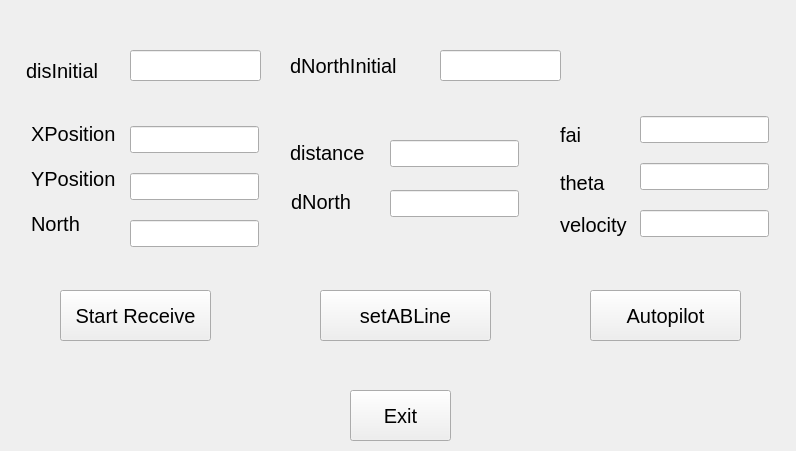
<?xml version="1.0" encoding="UTF-8"?>
<ui version="4.0">
 <class>widgetClass</class>
 <widget class="QWidget" name="widgetClass">
  <property name="geometry">
   <rect>
    <x>0</x>
    <y>0</y>
    <width>796</width>
    <height>451</height>
   </rect>
  </property>
  <property name="windowTitle">
   <string>Widget</string>
  </property>
  <property name="locale">
   <locale language="Chinese" country="China"/>
  </property>
  <widget class="QPushButton" name="setABLineButton">
   <property name="geometry">
    <rect>
     <x>320</x>
     <y>290</y>
     <width>171</width>
     <height>51</height>
    </rect>
   </property>
   <property name="font">
    <font>
     <pointsize>15</pointsize>
    </font>
   </property>
   <property name="text">
    <string>setABLine</string>
   </property>
  </widget>
  <widget class="QPushButton" name="recvButton">
   <property name="geometry">
    <rect>
     <x>60</x>
     <y>290</y>
     <width>151</width>
     <height>51</height>
    </rect>
   </property>
   <property name="font">
    <font>
     <pointsize>15</pointsize>
    </font>
   </property>
   <property name="styleSheet">
    <string notr="true"/>
   </property>
   <property name="text">
    <string>Start Receive</string>
   </property>
  </widget>
  <widget class="QPushButton" name="pilotButton">
   <property name="geometry">
    <rect>
     <x>590</x>
     <y>290</y>
     <width>151</width>
     <height>51</height>
    </rect>
   </property>
   <property name="font">
    <font>
     <pointsize>15</pointsize>
    </font>
   </property>
   <property name="text">
    <string>Autopilot</string>
   </property>
  </widget>
  <widget class="QPushButton" name="exitButton">
   <property name="geometry">
    <rect>
     <x>350</x>
     <y>390</y>
     <width>101</width>
     <height>51</height>
    </rect>
   </property>
   <property name="font">
    <font>
     <pointsize>15</pointsize>
    </font>
   </property>
   <property name="text">
    <string>Exit</string>
   </property>
  </widget>
  <widget class="QLabel" name="deInitialLabel">
   <property name="geometry">
    <rect>
     <x>26</x>
     <y>55</y>
     <width>161</width>
     <height>31</height>
    </rect>
   </property>
   <property name="font">
    <font>
     <pointsize>15</pointsize>
    </font>
   </property>
   <property name="locale">
    <locale language="Chinese" country="China"/>
   </property>
   <property name="text">
    <string>disInitial</string>
   </property>
   <property name="buddy">
    <cstring>deInitialLine</cstring>
   </property>
  </widget>
  <widget class="QLineEdit" name="deInitialLine">
   <property name="geometry">
    <rect>
     <x>130</x>
     <y>50</y>
     <width>131</width>
     <height>31</height>
    </rect>
   </property>
  </widget>
  <widget class="QLabel" name="deNorthInitialLabel">
   <property name="geometry">
    <rect>
     <x>290</x>
     <y>50</y>
     <width>161</width>
     <height>31</height>
    </rect>
   </property>
   <property name="font">
    <font>
     <pointsize>15</pointsize>
    </font>
   </property>
   <property name="text">
    <string>dNorthInitial</string>
   </property>
   <property name="buddy">
    <cstring>dNorthInitialLine</cstring>
   </property>
  </widget>
  <widget class="QLineEdit" name="dNorthInitialLine">
   <property name="geometry">
    <rect>
     <x>440</x>
     <y>50</y>
     <width>121</width>
     <height>31</height>
    </rect>
   </property>
  </widget>
  <widget class="QLineEdit" name="xLine">
   <property name="geometry">
    <rect>
     <x>130</x>
     <y>126</y>
     <width>129</width>
     <height>27</height>
    </rect>
   </property>
  </widget>
  <widget class="QLineEdit" name="yLine">
   <property name="geometry">
    <rect>
     <x>130</x>
     <y>173</y>
     <width>129</width>
     <height>27</height>
    </rect>
   </property>
  </widget>
  <widget class="QLineEdit" name="norLine">
   <property name="geometry">
    <rect>
     <x>130</x>
     <y>220</y>
     <width>129</width>
     <height>27</height>
    </rect>
   </property>
  </widget>
  <widget class="QLabel" name="xPosition">
   <property name="geometry">
    <rect>
     <x>31</x>
     <y>121</y>
     <width>101</width>
     <height>26</height>
    </rect>
   </property>
   <property name="font">
    <font>
     <pointsize>15</pointsize>
    </font>
   </property>
   <property name="text">
    <string>XPosition</string>
   </property>
   <property name="buddy">
    <cstring>xLine</cstring>
   </property>
  </widget>
  <widget class="QLabel" name="yPosition">
   <property name="geometry">
    <rect>
     <x>31</x>
     <y>166</y>
     <width>91</width>
     <height>26</height>
    </rect>
   </property>
   <property name="font">
    <font>
     <pointsize>15</pointsize>
    </font>
   </property>
   <property name="text">
    <string>YPosition</string>
   </property>
   <property name="buddy">
    <cstring>yLine</cstring>
   </property>
  </widget>
  <widget class="QLabel" name="north">
   <property name="geometry">
    <rect>
     <x>31</x>
     <y>211</y>
     <width>91</width>
     <height>26</height>
    </rect>
   </property>
   <property name="font">
    <font>
     <pointsize>15</pointsize>
    </font>
   </property>
   <property name="text">
    <string>North</string>
   </property>
   <property name="buddy">
    <cstring>norLine</cstring>
   </property>
  </widget>
  <widget class="QLabel" name="deLabel">
   <property name="geometry">
    <rect>
     <x>290</x>
     <y>140</y>
     <width>121</width>
     <height>26</height>
    </rect>
   </property>
   <property name="font">
    <font>
     <pointsize>15</pointsize>
    </font>
   </property>
   <property name="text">
    <string>distance</string>
   </property>
   <property name="buddy">
    <cstring>deLine</cstring>
   </property>
  </widget>
  <widget class="QLabel" name="dNorthLabel">
   <property name="geometry">
    <rect>
     <x>291</x>
     <y>189</y>
     <width>141</width>
     <height>26</height>
    </rect>
   </property>
   <property name="font">
    <font>
     <pointsize>15</pointsize>
    </font>
   </property>
   <property name="text">
    <string>dNorth</string>
   </property>
   <property name="buddy">
    <cstring>dNorthLine</cstring>
   </property>
  </widget>
  <widget class="QLineEdit" name="deLine">
   <property name="geometry">
    <rect>
     <x>390</x>
     <y>140</y>
     <width>129</width>
     <height>27</height>
    </rect>
   </property>
   <property name="readOnly">
    <bool>false</bool>
   </property>
  </widget>
  <widget class="QLineEdit" name="dNorthLine">
   <property name="geometry">
    <rect>
     <x>390</x>
     <y>190</y>
     <width>129</width>
     <height>27</height>
    </rect>
   </property>
  </widget>
  <widget class="QLabel" name="faiLabel">
   <property name="geometry">
    <rect>
     <x>560</x>
     <y>122</y>
     <width>80</width>
     <height>26</height>
    </rect>
   </property>
   <property name="font">
    <font>
     <pointsize>15</pointsize>
    </font>
   </property>
   <property name="text">
    <string>fai</string>
   </property>
   <property name="buddy">
    <cstring>faiLine</cstring>
   </property>
  </widget>
  <widget class="QLabel" name="thetaLabel">
   <property name="geometry">
    <rect>
     <x>560</x>
     <y>167</y>
     <width>71</width>
     <height>31</height>
    </rect>
   </property>
   <property name="font">
    <font>
     <pointsize>15</pointsize>
    </font>
   </property>
   <property name="text">
    <string>theta</string>
   </property>
   <property name="buddy">
    <cstring>thetaLine</cstring>
   </property>
  </widget>
  <widget class="QLabel" name="velocityLabel">
   <property name="geometry">
    <rect>
     <x>560</x>
     <y>212</y>
     <width>81</width>
     <height>26</height>
    </rect>
   </property>
   <property name="font">
    <font>
     <pointsize>15</pointsize>
    </font>
   </property>
   <property name="text">
    <string>velocity</string>
   </property>
   <property name="buddy">
    <cstring>velocityLine</cstring>
   </property>
  </widget>
  <widget class="QLineEdit" name="faiLine">
   <property name="geometry">
    <rect>
     <x>640</x>
     <y>116</y>
     <width>129</width>
     <height>27</height>
    </rect>
   </property>
  </widget>
  <widget class="QLineEdit" name="thetaLine">
   <property name="geometry">
    <rect>
     <x>640</x>
     <y>163</y>
     <width>129</width>
     <height>27</height>
    </rect>
   </property>
  </widget>
  <widget class="QLineEdit" name="velocityLine">
   <property name="geometry">
    <rect>
     <x>640</x>
     <y>210</y>
     <width>129</width>
     <height>27</height>
    </rect>
   </property>
  </widget>
 </widget>
 <layoutdefault spacing="6" margin="11"/>
 <resources/>
 <connections>
  <connection>
   <sender>recvButton</sender>
   <signal>clicked()</signal>
   <receiver>widgetClass</receiver>
   <slot>receive_data()</slot>
   <hints>
    <hint type="sourcelabel">
     <x>145</x>
     <y>355</y>
    </hint>
    <hint type="destinationlabel">
     <x>426</x>
     <y>233</y>
    </hint>
   </hints>
  </connection>
  <connection>
   <sender>setABLineButton</sender>
   <signal>clicked()</signal>
   <receiver>widgetClass</receiver>
   <slot>setABLine()</slot>
   <hints>
    <hint type="sourcelabel">
     <x>425</x>
     <y>359</y>
    </hint>
    <hint type="destinationlabel">
     <x>321</x>
     <y>283</y>
    </hint>
   </hints>
  </connection>
  <connection>
   <sender>pilotButton</sender>
   <signal>clicked()</signal>
   <receiver>widgetClass</receiver>
   <slot>start_autopilot()</slot>
   <hints>
    <hint type="sourcelabel">
     <x>681</x>
     <y>351</y>
    </hint>
    <hint type="destinationlabel">
     <x>592</x>
     <y>286</y>
    </hint>
   </hints>
  </connection>
  <connection>
   <sender>exitButton</sender>
   <signal>clicked()</signal>
   <receiver>widgetClass</receiver>
   <slot>close()</slot>
   <hints>
    <hint type="sourcelabel">
     <x>790</x>
     <y>425</y>
    </hint>
    <hint type="destinationlabel">
     <x>426</x>
     <y>233</y>
    </hint>
   </hints>
  </connection>
 </connections>
 <slots>
  <slot>receive_data()</slot>
  <slot>start_autopilot()</slot>
  <slot>setABLine()</slot>
 </slots>
</ui>
